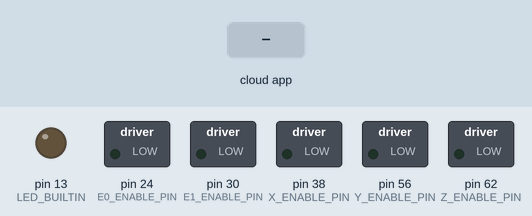
This sketch was run on a simulated Arduino Mega 2560, built with avr-gcc and run on an emulated ATmega2560. On the bench: switched loads named in the sketch (green lamp = pin HIGH), output pins drawn as LEDs (lit = HIGH). Dashed ring = blinking. The inputs (shaded band) are chosen by the test bench. The ROS host is connected and sends only what is stated.

Above: at 1.2 s.
1.3 s: the phone or cloud app sets led to 0
At 1.8 s:
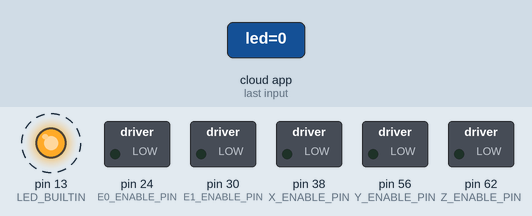
Timing chart, 0 to 9.8 s (numbered marks = the images above; inputs shaded):
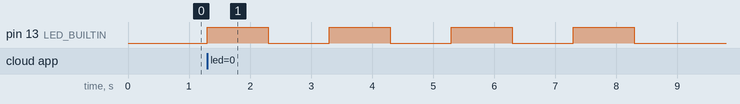

Measured:
- after the input at 1.3 s, pin 13 (LED_BUILTIN): alternates HIGH for 1.0 s and LOW for 1.0 s, 8 changes in all, then stays LOW, starting at once

The sketch:

moveo_moveit_arduino.ino
```cpp
/* Purpose: This sketch uses ROS as well as MultiStepper, AccelStepper, and Servo libraries to control the
 * BCN3D Moveo robotic arm. In this setup, a Ramps 1.4 shield is used on top of an Arduino Mega 2560.
 * Subscribing to the following ROS topics: 1) joint_steps, 2) gripper_angle
 *    1) joint_steps is computed from the simulation in PC and sent Arduino via rosserial.  It contains
 *       the steps (relative to the starting position) necessary for each motor to move to reach the goal position.
 *    2) gripper_angle contains the necessary gripper angle to grasp the object when the goal state is reached
 *
 * Publishing to the following ROS topics: joint_steps_feedback
 *    1) joint_steps_feedback is a topic used for debugging to make sure the Arduino is receiving the joint_steps data
 *       accurately
 *
 * Author: Jesse Weisberg
 */

#if (ARDUINO >= 100)
  #include <Arduino.h>
#else
  #include <WProgram.h>
#endif
#include <ros.h>

// #include <moveo_moveit/ArmJointState.h>
#include <Servo.h>
#include <std_msgs/Bool.h>
#include <std_msgs/String.h>
#include <math.h>
#include <std_msgs/Int16.h>
#include <std_msgs/UInt16.h>
#include <AccelStepper.h>
#include <MultiStepper.h>
#include <sensor_msgs/JointState.h>
// Joint 1
#define E0_STEP_PIN        26
#define E0_DIR_PIN         28
#define E0_ENABLE_PIN      24

// Joint 2
#define Z_STEP_PIN         46
#define Z_DIR_PIN          48
#define Z_ENABLE_PIN       62
#define Z_MIN_PIN          18
#define Z_MAX_PIN          -1
// Joint 3
#define Y_STEP_PIN         60
#define Y_DIR_PIN          61
#define Y_ENABLE_PIN       56
#define Y_MIN_PIN          14
#define Y_MAX_PIN          -1
// Joint 4
#define X_STEP_PIN         54
#define X_DIR_PIN          55
#define X_ENABLE_PIN       38
#define X_MIN_PIN           3
#define X_MAX_PIN          -1

// Joint 5
#define E1_STEP_PIN        36
#define E1_DIR_PIN         34
#define E1_ENABLE_PIN      30


AccelStepper joint1(1,E0_STEP_PIN, E0_DIR_PIN);
AccelStepper joint2(1,Z_STEP_PIN, Z_DIR_PIN);
AccelStepper joint3(1,Y_STEP_PIN, Y_DIR_PIN);
AccelStepper joint4(1,X_STEP_PIN, X_DIR_PIN);
AccelStepper joint5(1, E1_STEP_PIN, E1_DIR_PIN);

Servo gripper;
MultiStepper steppers;

int joint_step[6];
int joint_status = 0;

ros::NodeHandle nh;
// std_msgs::Int16 msg;

//instantiate publisher (for debugging purposes)
// ros::Publisher steps("joint_steps_feedback",&msg);

// void arm_cb(const moveo_moveit::ArmJointState& arm_steps){
//   joint_status = 1;
//   joint_step[0] = arm_steps.position1;
//   joint_step[1] = arm_steps.position2;
//   joint_step[2] = arm_steps.position3;
//   joint_step[3] = arm_steps.position4;
//   joint_step[4] = arm_steps.position5;
//   joint_step[5] = arm_steps.position6; //gripper position <0-180>
// }
void arm_cb2(const sensor_msgs::JointState& arm_steps){

  // joint_step[0] += -10;
  // joint_step[1] = 0;
  // joint_step[2] = 0;
  // joint_step[3] = 0;
  // joint_step[4] = 0;
  long positions[5];  // Array of desired stepper positions must be long
  positions[0] = (int)(arm_steps.position[0]); // negated since the real robot rotates in the opposite direction as ROS
  positions[1] = (int)(arm_steps.position[1]);
  positions[2] = -(int)(arm_steps.position[2]);
  positions[3] = (int)(arm_steps.position[3]);
  positions[4] = (int)(arm_steps.position[4]);


    steppers.moveTo(positions);
    nh.spinOnce();
    steppers.runSpeedToPosition(); //
  // joint_step[5] = arm_steps.position[6]; //gripper position <0-180>
}
void easy_cb(const std_msgs::Int16& hello){
  joint_status=1;
    digitalWrite(LED_BUILTIN, HIGH);   // turn the LED on (HIGH is the voltage level)
    delay(1000);                       // wait for a second
    digitalWrite(LED_BUILTIN, LOW);    // turn the LED off by making the voltage LOW
    delay(1000);
    digitalWrite(LED_BUILTIN, HIGH);   // turn the LED on (HIGH is the voltage level)
    delay(1000);                       // wait for a second
    digitalWrite(LED_BUILTIN, LOW);    // turn the LED off by making the voltage LOW
    delay(1000);
    digitalWrite(LED_BUILTIN, HIGH);   // turn the LED on (HIGH is the voltage level)
    delay(1000);                       // wait for a second
    digitalWrite(LED_BUILTIN, LOW);    // turn the LED off by making the voltage LOW
    delay(1000);
    digitalWrite(LED_BUILTIN, HIGH);   // turn the LED on (HIGH is the voltage level)
    delay(1000);                       // wait for a second
    digitalWrite(LED_BUILTIN, LOW);    // turn the LED off by making the voltage LOW
    delay(1000);

}
// void gripper_cb( const std_msgs::UInt16& cmd_msg){
//   gripper.write(cmd_msg.data); // Set servo angle, should be from 0-180
//   digitalWrite(13, HIGH-digitalRead(13));  // Toggle led
// }

//instantiate subscribers
// ros::Subscriber<moveo_moveit::ArmJointState> arm_sub("joint_steps",arm_cb); //subscribes to joint_steps on arm
ros::Subscriber<sensor_msgs::JointState> arm_sub2("joint_steps",arm_cb2); //subscribes to joint_steps on arm
ros::Subscriber<std_msgs::Int16> ledsub("led",easy_cb);
// ros::Subscriber<std_msgs::UInt16> gripper_sub("gripper_angle", gripper_cb); //subscribes to gripper position
//to publish from terminal: rostopic pub gripper_angle std_msgs/UInt16 <0-180>

void setup() {
  //put your setup code here, to run once:
  //Serial.begin(57600);

  pinMode(13,OUTPUT);
  pinMode(E0_ENABLE_PIN,OUTPUT);
  pinMode(X_ENABLE_PIN,OUTPUT);
  pinMode(Y_ENABLE_PIN,OUTPUT);
  pinMode(Z_ENABLE_PIN,OUTPUT);
  pinMode(E1_ENABLE_PIN,OUTPUT);
  joint_status = 1;

  nh.initNode();
  // nh.subscribe(arm_sub);
  nh.subscribe(arm_sub2);
  nh.subscribe(ledsub);
  // nh.subscribe(gripper_sub);
  // nh.advertise(steps);

  // Configure each stepper
  joint1.setMaxSpeed(100);
  joint2.setMaxSpeed(500);
  joint3.setMaxSpeed(10000);
  joint4.setMaxSpeed(1000);
  joint5.setMaxSpeed(1000);

  // Then give them to MultiStepper to manage
  steppers.addStepper(joint1);
  steppers.addStepper(joint2);
  steppers.addStepper(joint3);
  steppers.addStepper(joint4);
  steppers.addStepper(joint5);

  // Configure gripper servo
  // gripper.attach(11);

  //toggle led
}

void loop() {
  if (joint_status == 1) // If command callback (arm_cb) is being called, execute stepper command
  {
    // long positions[5];  // Array of desired stepper positions must be long
    // positions[0] = joint_step[0]; // negated since the real robot rotates in the opposite direction as ROS
    // positions[1] = -joint_step[1];
    // positions[2] = joint_step[2];
    // positions[3] = joint_step[3];
    // positions[4] = -joint_step[4];


    // steppers.moveTo(positions);
    nh.spinOnce();
    // steppers.runSpeedToPosition(); // Blocks until all are in position
    // gripper.write(joint_step[5]);  // move gripper after manipulator reaches goal
  }

  joint_status = 0;

  nh.spinOnce();
  delay(1);

}
```
